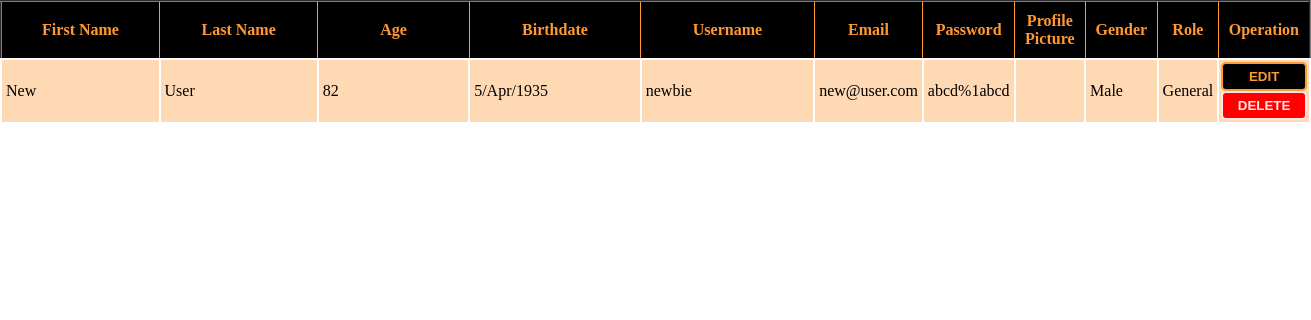
The page /admin/user.php (signed in) on the database as committed earlier.
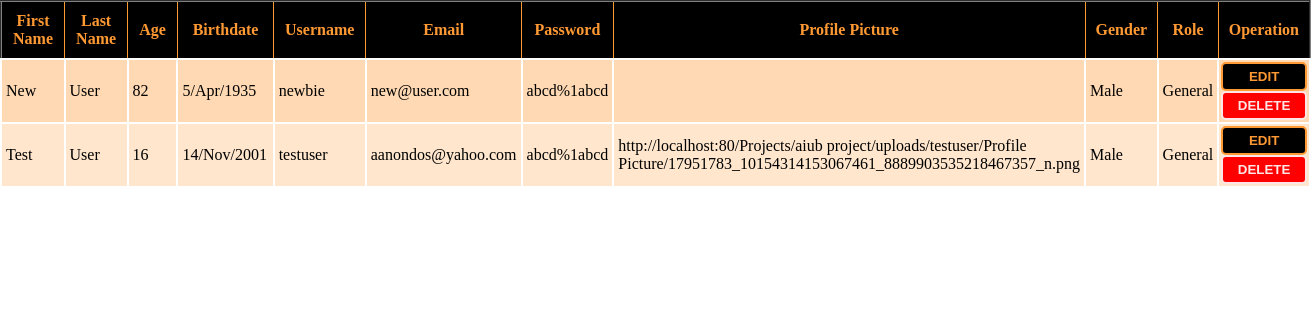
The same page on the database as committed later.
### tables this page shows
CREATE TABLE `users` (
  `user_id` int(11) NOT NULL,
  `fname` varchar(80) DEFAULT NULL,
  `lname` varchar(80) DEFAULT NULL,
  `age` int(11) DEFAULT NULL,
  `bdate` varchar(11) DEFAULT NULL,
  `username` varchar(120) DEFAULT NULL,
  `email` varchar(50) DEFAULT NULL,
  `password` varchar(100) DEFAULT NULL,
  `pro_pic` varchar(180) DEFAULT NULL,
  `gender` varchar(20) DEFAULT NULL,
  `role` int(11) DEFAULT NULL,
  `del` tinyint(1) DEFAULT '0'
);

CREATE TABLE `user_role` (
  `role_id` int(11) NOT NULL,
  `role_name` varchar(50) DEFAULT NULL
);

### Controllers/login_controller.php (called while the page is built, shortened)
<?php
require_once(get_include_path()."\Projects\aiub project\Models\UserModel.php");
class Login{
    function Login()
    {
        $this->user = new UserModel();
    }
}
 ?>

### Models/Models.php (called while the page is built, shortened)
<?php
class Models{
    public $server;
    public $user;
    public $pass;
    public $db;
    protected $conn;
    function Models($server = "localhost:3306" , $user = "root" , $pass ="" , $db = "is_that_crime")
    {
        $this->server = $server;
        $this->user = $user;
        $this->pass = $pass;
        $this->db = $db;
    }
    private function openConnection()
    {
        $this->conn = new mysqli($this->server , $this->user , $this->pass , $this->db);
        if($this->conn->connect_error)
        {
            $this->errorMessage($this->conn->connect_error);
            return false;
        }
        else
            return true;
    }
    function executeQuery($query)
    {
        if($this->openConnection())
        {
            if($this->result = $this->conn->query($query))
            {
                if($this->result->num_rows > 0)
                {
                    return $this->result;
                }
                else
                {
                    $this->closeConnection();
                    return false;
                }
            }
            else
            {
                $this->errorMessage($this->conn->error);
                return false;
            }
        }
        else
        {
            $this->errorMessage($this->conn->error);
            return false;
        }
    }
}
?>

### Models/UserModel.php (called while the page is built, shortened)
<?php
require_once('Models.php');
class UserModel extends Models{
    function getAllUsersExcept($id)
    {
        $result = $this->executeQuery("select * from users where del = false and user_id != $id");
        if($result->num_rows > 0)
            return $result;
        else
            return false;
    }
    function getRoleName($role)
    {
        $role_name = $this->executeQuery("select role_name from user_role where role_id = $role");
        $role_name = $role_name->fetch_assoc();
        $role_name = $role_name["role_name"];
        return $role_name;
    }
}
 ?>

### Controllers/AdminController.php (called while the page is built, shortened)
<?php
require_once(get_include_path()."\Projects\aiub project\Models\UserModel.php");
require_once(get_include_path()."\Projects\aiub project\Controllers\login_controller.php");
class AdminController extends Login{
	function getRoleName($role)
	{
		return $this->user->getRoleName($role);
	}
	function getAllUsersExcept($id)
	{
		return $this->user->getAllUsersExcept($id);
	}
}
?>

### admin/user.php (the view, shortened to what this page needs)
<html>
<head>
    <link rel="stylesheet" type="text/css" href="http://localhost:<?php echo  $_SERVER["SERVER_PORT"];?>/Projects/aiub%20project/css/admin_user_style.css">
    <?php
    require_once(get_include_path()."\Projects\aiub project\Controllers\AdminController.php");
    $admincontrol = new AdminController();
    ?>
</head>
<body>
<div>
   <?php
    $users = $admincontrol->getAllUsersExcept($_SESSION["user_id"]);
    echo "<table border = '2'>";
    echo "<tr>
            <th>First Name</th>
            <th>Last Name</th>
            <th>Age</th>
            <th>Birthdate</th>
            <th>Username</th>
            <th>Email</th>
            <th>Password</th>
            <th>Profile Picture</th>
            <th>Gender</th>
            <th>Role</th>
            <th>Operation</th>
         </tr>";
	while($user = $users->fetch_assoc())
	{
        echo "<tr id='{$user['user_id']}'>
                <td>{$user['fname']}</td>
                <td>{$user['lname']}</td>
                <td>{$user['age']}</td>
                <td>{$user['bdate']}</td>
                <td id='td-username'>{$user['username']}</td>
                <td id='td-email'>{$user['email']}</td>
                <td id='td-password'>{$user['password']}</td>
                <td id='td-pictures'>{$user['pro_pic']}</td>
                <td>{$user['gender']}</td>
                <td>{$admincontrol->getRoleName($user['role'])}</td>
                <td id='operation'><a href = 'user_edit.php?user_id={$user['user_id']}'><button id='edit-button'>EDIT</button></a><button id='delete-button' onclick='rmvUser({$user['user_id']})'>DELETE</button></td>
             </tr>";
	}
	echo "</table>";
   ?>
</div>
</body>
</html>

### css/admin_user_style.css (style rules this page uses)
table { width: 100%; border-collapse: collapse; }
tr:nth-child(odd) { background-color:#ffe6cc; }
tr:nth-child(even) { background-color: #ffd9b3; }
body { margin:0px; padding: 0px; }
th { width:20%; border:2px 1px 0px 1px; border-color:#ff9933; border-style:solid; background-color: black; padding:10px; color:#ff9933; text-align: center; }
td { width:20%; border:2px solid white; padding:8px 4px 8px 4px; text-align:left; text-transform: capitalize; }
#td-pictures { text-transform: none; }
#td-password { text-transform: none; }
#td-email { text-transform: none; }
#td-username { text-transform: none; }
#operation { text-align: center; padding:2px; }
#edit-button { width:100%; height:100%; padding:5px; background-color: black; border:2px solid #ff9933; border-radius: 5px; color:#ff9933; font-weight: bold; }
#delete-button { width:100%; height:100%; padding:5px; background-color:#ff0000; border:2px solid #ffe6e6; border-radius: 5px; color:#ffe6e6; font-weight: bold; }

Rows that differ between the two databases and show on the page:
added users: fname "Test", lname "User", age "16", bdate "14/Nov/2001", username "testuser", email "aanondos@yahoo.com", password "abcd%1abcd", pro_pic "http://localhost:80/Projects/aiub project/uploads/testuser/Profile Picture/17951783_10154314153067461_8889903535218467357_n.png", gender "Male", role.role_name "General"
